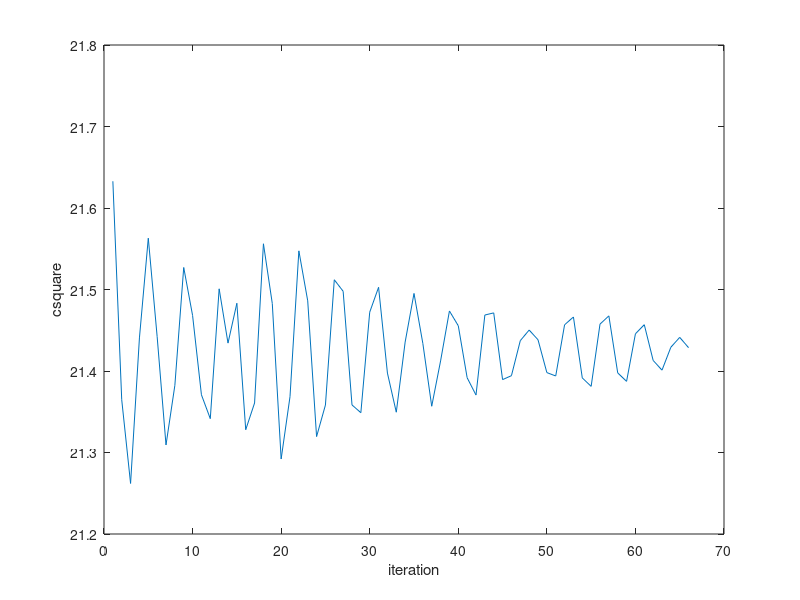
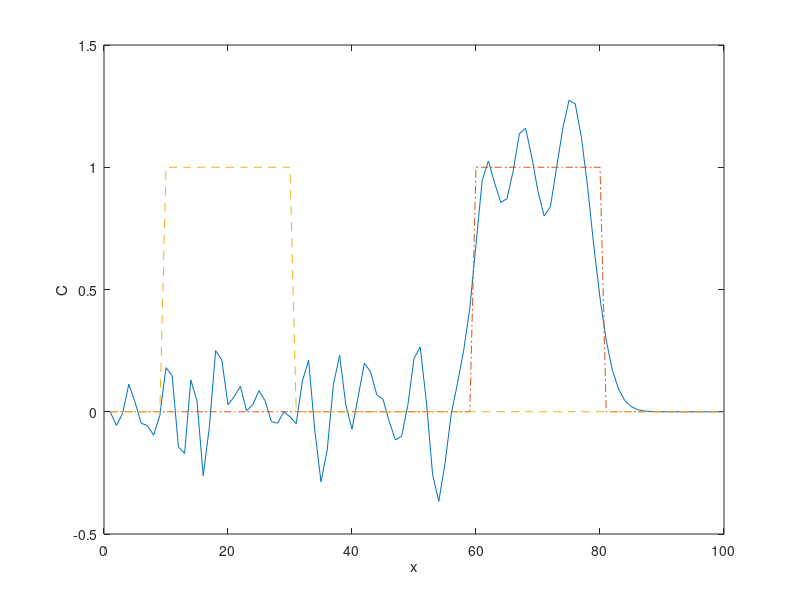

MATLAB code for these plots, in order:
%% ADVLEAP solves the advection equation using the leapfrog scheme.
%
%  Discussion:
%
%    This script is discussed in chapter 6 of the reference.
%
%  Modified:
%
%    01 December 2009
%
%  Author:
%
%    Benoit Cushman-Roisin, Jean-Marie Beckers.
%
%  Reference:
%
%    Benoit Cushman-Roisin, Jean-Marie Beckers,
%    Introduction to Geophysical Fluid Dynamics,
%    Academic Press, 2010.
%
%  Parameters:
%
clear all;

% PARAMETERS

M=100;
cfl=0.75;
MF=50;
i1=10;
i2=30;
N=MF/cfl;

% RESOLUTION

% Initial values
for i=1:M
    c(i)=0;
    x(i)=i;
    ce(i)=0;
end
for i=i1:i2
    c(i)=1;
    ce(i+MF)=1;
end
ci=c;
cm=c;
cp=c;

% First step
for i=2:M-1
    c(i)=cm(i)-cfl/2*(cm(i+1)-cm(i-1));  % (Euler step)
   % c(i)=0;
end

% Make N time steps
for n=1:N
    
    % New values for interior points
    for i=2:M-1
        cp(i)=cm(i)-cfl*(c(i+1)-c(i-1));
    end
    
    % Boundary condition (Upwind)
    cp(M)=c(M)-cfl*(c(M)-c(M-1));
    cp(1)=0.;
    
    % Boundary condition (Periodic)
    % cp(M)=cp(2);
    % cp(1)=cp(M-1);
    
    % Update new values
    for i=1:M
        cm(i)=c(i);
        c(i)=cp(i);
    end
    
    csquare(n)=0;
    for i=2:M-1
        csquare(n)=csquare(n)+c(i)*c(i);
    end
    
end

% PLOT

figure;
plot(csquare)
xlabel('iteration');
ylabel('csquare');

figure;
plot(x,c,'-',x,ce,'-.',x,ci,'--')
xlabel('x');
ylabel('C');
